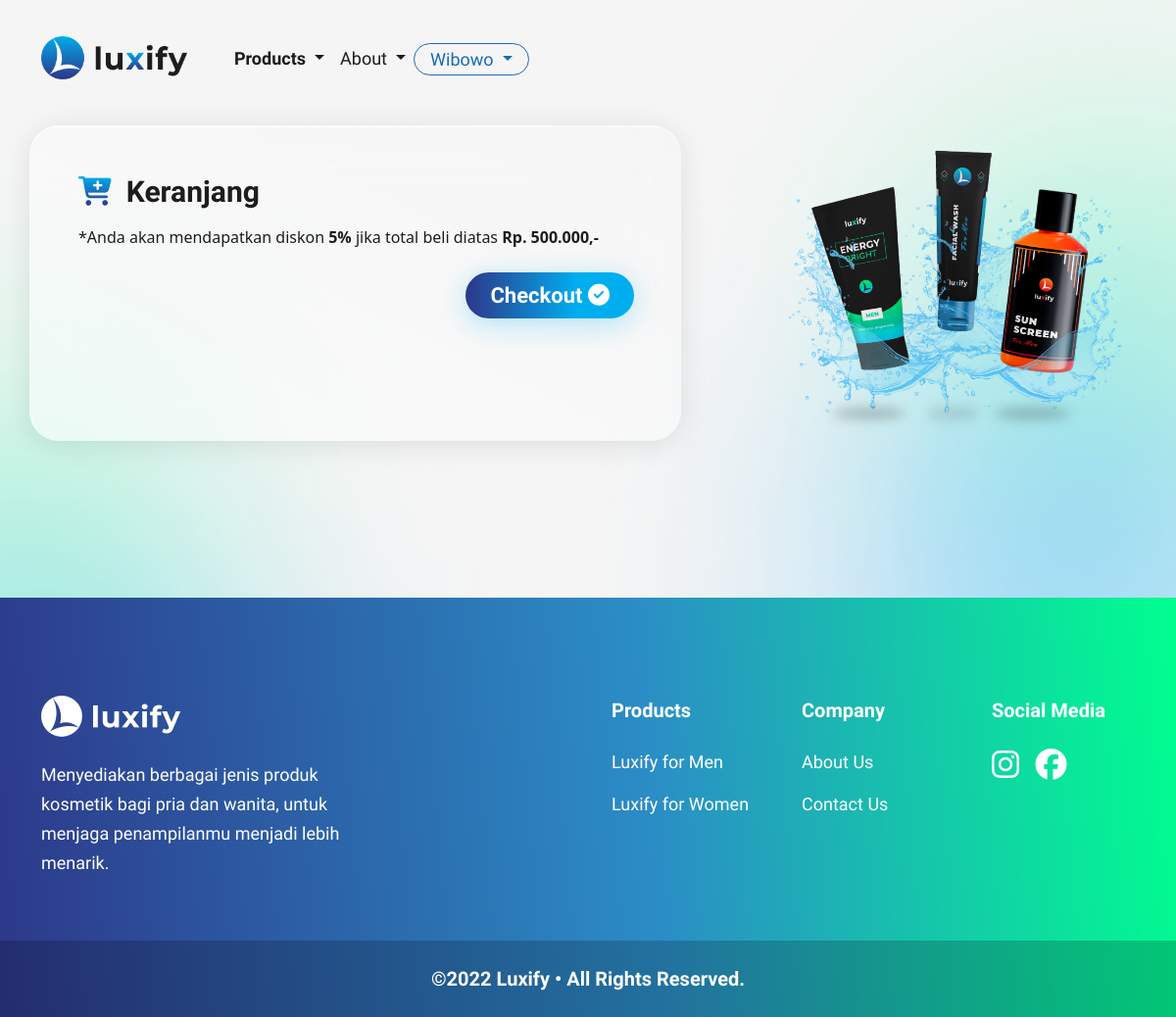
The page /cart/index.php (signed in) on the database as committed earlier.
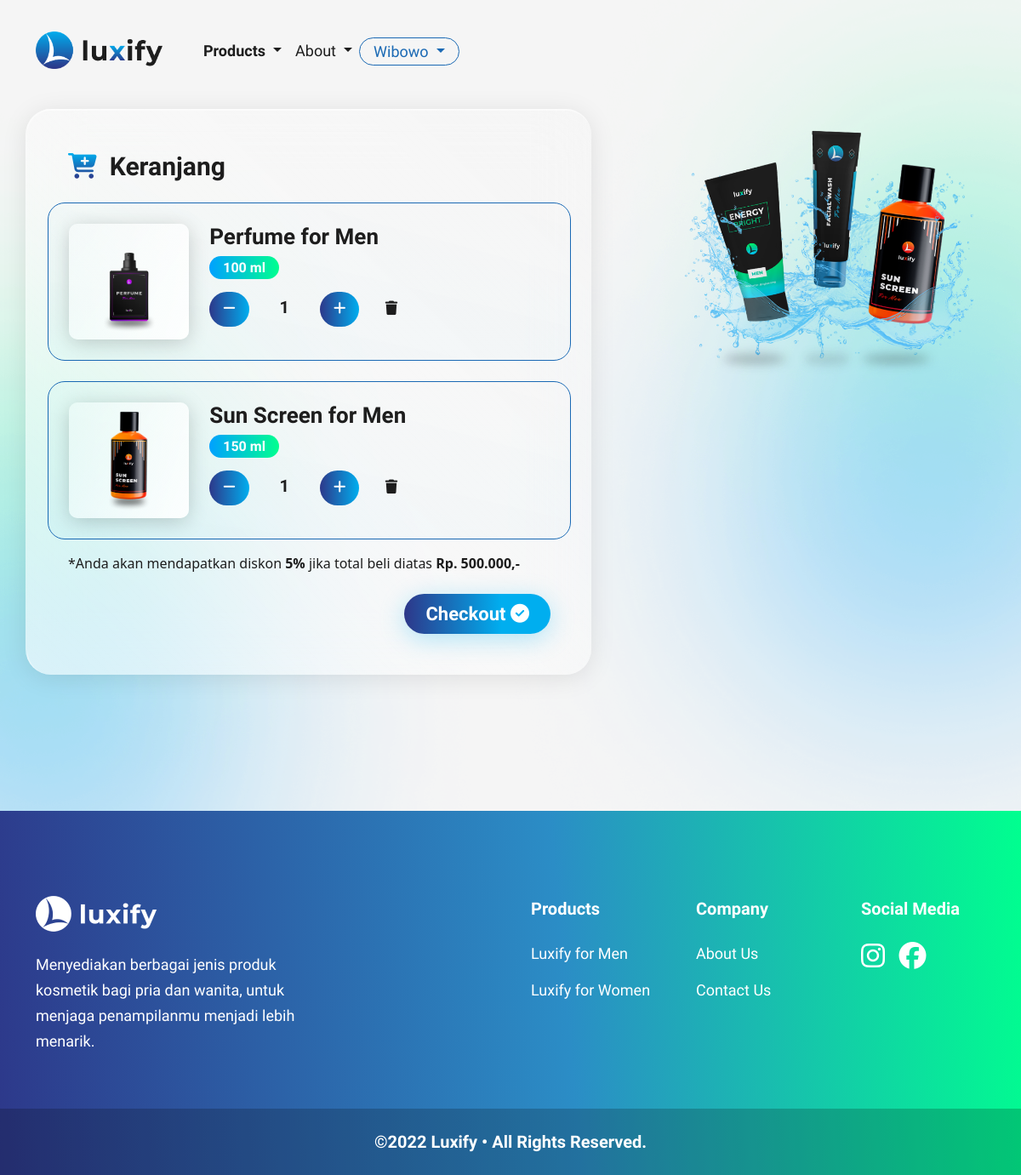
The same page on the database as committed later.
### tables this page shows
CREATE TABLE `carts` (
  `id` bigint(20) NOT NULL,
  `weights` varchar(255) NOT NULL,
  `quantity` int(11) NOT NULL,
  `product_id` bigint(20) NOT NULL,
  `transaction_id` bigint(20) DEFAULT NULL,
  `user_id` bigint(20) NOT NULL
);

CREATE TABLE `products` (
  `id` bigint(20) NOT NULL,
  `name` varchar(255) NOT NULL,
  `category` varchar(255) NOT NULL,
  `price` int(11) NOT NULL,
  `description` text NOT NULL
);

### cart/index.php (the view, shortened to what this page needs)
<?php
require_once '../connection.php';
$sql = "SELECT carts.quantity, products.id AS 'productID', carts.id AS 'cartID',
            products.category, products.name, products.price, carts.weights, galleries.image
            FROM `carts`
            INNER JOIN products ON products.id = carts.product_id
            INNER JOIN galleries ON products.id = galleries.product_id
            WHERE type='main' AND quantity > 0 AND transaction_id IS NULL
            GROUP BY products.id, carts.weights
            ORDER BY carts.id;";
$result = mysqli_query($conn, $sql);
$rows = [];
while ($row = mysqli_fetch_assoc($result)) {
   $rows[] = $row;
}
$username = $_SESSION['name'];
?>
<!DOCTYPE html>
<html lang="en">
<head>
   <link href="../libraries/bootstrap-5.1.3-dist/css/bootstrap.css" rel="stylesheet">
   <link href="../styles/main.css" rel="stylesheet">
   <link href="../styles/about.css" rel="stylesheet">
   <link href="../styles/cart.css" rel="stylesheet">
</head>
<body>
   <nav class="navbar navbar-expand-lg navbar-light">
      <div class="container py-4">
         <a class="navbar-brand" href="../index.php">
            <img src="../assets/images/luxify-logo-text.png" alt="" height="44">
         </a>
         <div class="collapse navbar-collapse" id="navbarSupportedContent">
            <ul class="navbar-nav me-auto mb-2 mb-lg-0 kopeey-menu">
               <li class="nav-item dropdown">
                  <a class="nav-link dropdown-toggle active" href="#" id="navbarProducts" role="button" data-bs-toggle="dropdown" aria-expanded="false">
                     Products
                  </a>
               </li>
               <li class="nav-item dropdown">
                  <a class="nav-link dropdown-toggle" href="#" id="navbarAbout" role="button" data-bs-toggle="dropdown" aria-expanded="false">
                     About
                  </a>
               </li>
               <li class="nav-item dropdown">
                  <div class="btn-outline-admin px-2 text-center">
                     <a class="nav-link dropdown-toggle" href="#" id="navbarUser" role="button" data-bs-toggle="dropdown" aria-expanded="false">
                        <?= $username ?>
                     </a>
                  </div>
               </li>
            </ul>
         </div>
      </div>
   </nav>
   <section class="kopeey-hero">
      <div class="container">
         <div class="row justify-content-center">
            <div class="col-12 col-lg-7 cart-card p-5" id="cartContainer">
               <div class="mb-3">
                  <h2>
                     <i class="fas fa-cart-plus"></i>
                     &nbsp;Keranjang
                  </h2>
               </div>
               <?php
               foreach ($rows as $cart) :
               ?>
                  <div class="row cart-item-container p-4 mt-4 gx-md-5">
                     <div class="col-sm-3 cart-image-container p-2 text-center">
                        <img src="../<?= $cart['image']; ?>" alt="Gambar Kopi" class="cart-image">
                     </div>
                     <div class="col-sm-9 mt-3 mt-sm-0">
                        <h4>
                           <a href="../details.php?id=<?= $cart['productID']; ?>">
                              <?= $cart['name'] . " for " . $cart['category']; ?>
                           </a>
                        </h4>
                        <div>
                           <span class="cart-label"><?= $cart['weights']; ?></span>
                        </div>
                        <div class="mt-3 align-items-end">
                           <span>
                              <button class="btn-plus-minus px-2 px-sm-3 py-1 py-sm-2" onclick="removeQuantity(<?= $cart['cartID']; ?>)">
                                 <i class="fas fa-minus"></i>
                              </button>
                           </span>
                           <span>
                              <input type="text" oninput="this.value = this.value.replace(/[^0-9.]/g, '').replace(/(\..*?)\..*/g, '$1');" onchange="changeQuantity(<?= $cart['cartID']; ?>)" size="2" class="quantity text-center" id="quantity-<?= $cart['cartID']; ?>" value="<?= $cart['quantity']; ?>">
                           </span>
                           <span>
                              <button class="btn-plus-minus px-2 px-sm-3 py-1 py-sm-2" onclick="addQuantity(<?= $cart['cartID']; ?>)">
                                 <i class="fas fa-plus"></i>
                              </button>
                           </span>
                           <span>
                              <button class="btn-delete px-2 px-sm-3 py-1 py-sm-2" onclick="deleteCart(<?= $cart['cartID']; ?>)">
                                 <i class="fas fa-trash"></i>
                              </button>
                           </span>
                        </div>
                     </div>
                  </div>
               <?php
               endforeach;
               ?>
               <p class="mt-3">
                  *Anda akan mendapatkan diskon <b>5%</b> jika total beli diatas <b>Rp. 500.000,-</b>
               </p>
               <div class="text-center text-sm-end mt-4">
                  <button type="button" id="btnCheckout" class="btn btn-checkout px-4" data-bs-toggle="modal" data-bs-target="#checkoutModal">
                     Checkout
                     <i class="fas fa-check-circle"></i>
                  </button>
               </div>
            </div>
            <div class="col-10 col-sm-12 col-lg-4 offset-lg-1 mt-5 text-center">
               <img src="../assets/images/hero-image.png" alt="" class="hero-image img-fluid">
            </div>
         </div>
      </div>
   </section>
   <section class="footer">
      <div class="container">
         <div class="row gx-sm-5">
            <div class="col-md-4 mb-5">
               <img src="../assets/images/luxify-logo-text-full-white.png" alt="" height="42">
               <p class="hero-paragraph mt-4">
                  Menyediakan berbagai jenis produk kosmetik bagi pria dan wanita, untuk menjaga penampilanmu menjadi lebih menarik.
               </p>
            </div>
            <div class="col-md-2 offset-md-2 mb-5">
               <div class="footer-group-name mb-4">
                  Products
               </div>
               <div class="footer-link mb-3">
                  <a href="../index.php#category-men" class="btn-arabica" id="btn-footer-arabica">Luxify for Men</a>
               </div>
               <div class="footer-link mb-3">
                  <a href="../index.php#category-women" class="btn-liberica" id="btn-footer-liberica">Luxify for Women</a>
               </div>
            </div>
            <div class="col-md-2 mb-5">
               <div class="footer-group-name mb-4">
                  Company
               </div>
               <div class="footer-link mb-3">
                  <a href="../about.php" target="_blank">About Us</a>
               </div>
               <div class="footer-link">
                  <a href="../contact.php" target="_blank">Contact Us</a>
               </div>
            </div>
            <div class="col-md-2 mb-5">
               <div class="footer-group-name mb-4">
                  Social Media
               </div>
               <div class="footer-link">
                  <a href="https://instagram.com" target="_blank">
                     <i class="fab fa-instagram"></i>
                  </a>
                  <a href="https://facebook.com" target="_blank">
                     <i class="fab fa-facebook"></i>
                  </a>
               </div>
            </div>
         </div>
      </div>
      <div class="footer-copyright text-center d-none d-sm-block">
         &copy;2022 <span>Luxify &bull;</span> All Rights Reserved.
      </div>
   </section>
</body>
</html>

### styles/main.css (style rules this page uses)
body { background: #F5F5F5 url("../assets/images/bg-blur.png") repeat center top; background-size: cover; color: #1d1d1d; }
.nav-link { color: #1d1d1d !important; transition: all 0.3s ease-in-out; }
.nav-link.active { color: #1d1d1d !important; font-weight: 700; }
.kopeey-menu { font-family: 'Maven Pro', sans-serif; font-size: 18px; font-weight: 500; margin-left: 24px; }
.hero-paragraph { font-family: 'Nunito Sans', sans-serif; font-size: 18px; font-weight: 400; line-height: 30px; }
.hero-image { max-width: 100%; height: auto; margin-top: -30px; animation: hero-image-margin-top 1.5s infinite alternate; }
.footer { background: linear-gradient(85.02deg, #2D388A 0%, #2B8DC6 55.21%, #00FF8F 100%); margin-top: 160px; padding-top: 100px; animation: bg-footer-animation 2s infinite alternate; }
.footer .hero-paragraph { color: white !important; }
.footer-group-name { font-family: 'Nunito Sans', sans-serif; font-size: 20px; font-weight: 700; color: white !important; }
.footer-link a { color: white; font-family: 'Nunito Sans', sans-serif; font-size: 18px; font-weight: 400; text-decoration: none; transition: all 0.3s ease-in-out; }
.footer-link a i { color: white; font-size: 32px; margin-right: 12px; transition: all 0.3s ease-in-out; }
.footer-copyright { font-family: 'Nunito Sans', sans-serif; font-size: 20px; font-weight: 700; color: white !important; background: rgba(0, 0, 0, 0.2); padding: 24px 0 24px; }
.footer-copyright span { font-weight: 700; }
.btn-outline-admin { background-color: transparent; border: 1px solid #1A69B4; border-radius: 30px; margin-top: 6px; transition: all 0.3s ease-in-out; }
.btn-outline-admin a { color: #1A69B4 !important; padding: 2px; }
@media only screen and (max-width: 1200px) { .footer { margin-top: 40px; } }

### styles/about.css (style rules this page uses)
body { background: #F5F5F5 url("../assets/images/bg-blur-3.png") no-repeat center top; background-size: cover; color: #1d1d1d; }
.footer { padding-top: 0; }
.footer-copyright { font-family: 'Nunito Sans', sans-serif; font-size: 20px; font-weight: 700; color: white !important; background: rgba(0, 0, 0, 0.2); }

### styles/cart.css (style rules this page uses)
.cart-card { background: linear-gradient(to right top, rgba(255, 255, 255, 0.6) 0%, rgba(255, 255, 255, 0.1) 100%); box-shadow: 0px 4px 30px -1px rgba(0, 0, 0, 0.1); backdrop-filter: blur(30px); border-radius: 30px; border-top: 2px solid rgba(255, 255, 255, 0.4); border-left: 2px solid rgba(255, 255, 255, 0.4); margin-top: 10px; }
.cart-card h2 { font-family: 'Maven Pro', sans-serif; font-size: 30px; font-weight: 700; }
.cart-card h2 i { background: -webkit-linear-gradient(#00AEEF, #2D388A); -webkit-background-clip: text; -webkit-text-fill-color: transparent; }
.cart-card h4 { font-family: 'Maven Pro', sans-serif; font-size: 26px; font-weight: 700; }
.cart-card h4 a { color: #1d1d1d; text-decoration: none; }
.cart-item-container { background: linear-gradient(to right top, rgba(0, 174, 239, .03) 0%, rgba(0, 174, 239, 0) 100%); border: 1px solid #1A69B4; border-radius: 20px; }
.cart-image-container { background: linear-gradient(116.86deg, rgba(255, 255, 255, 0.3) 0%, rgba(255, 255, 255, 0.9) 100%); box-shadow: 0px 4px 24px -1px rgba(0, 0, 0, 0.2); border-radius: 10px; }
.cart-image { max-height: 120px; }
.cart-label { width: fit-content; background: linear-gradient(90deg, #00A1FF 0%, #00FF8F 100%); border: 0; border-radius: 30px; color: white; cursor: text; font-family: 'Maven Pro', sans-serif; font-size: 16px; font-weight: 700; padding-top: 4px; padding-bottom: 4px; padding-left: 16px; padding-right: 16px; }
.btn-plus-minus { background-image: linear-gradient(to right, #2D388A, #00AEEF); border: none; border-radius: 24px; color: white; font-family: 'Nunito Sans', sans-serif; font-size: 16.5px; font-weight: 600; }
.quantity { background-color: rgba(0, 0, 0, 0); border: 0; color: #1d1d1d; font-family: 'Nunito Sans', sans-serif; font-size: 20px; font-weight: 600; }
.btn-delete { background:rgba(0, 0, 0, 0); border: 0; border-radius: 24px; color: #1d1d1d; font-family: 'Nunito Sans', sans-serif; font-size: 16.5px; font-weight: 600; margin-left: 10px; }
.btn-checkout { background-image: linear-gradient(to right, #2D388A, #00AEEF, #00AEEF, #2D388A); background-position: left; background-size: 200%; border-radius: 32px; box-shadow: 0 6px 30px 0px rgba(0, 174, 239, 0.3); color: white; font-family: 'Nunito Sans', sans-serif; font-size: 22px; font-weight: 700; transition: all 0.3s ease-in-out; }
.footer { margin-top: 160px; padding-top: 100px; }

Rows that differ between the two databases and show on the page:
added carts: shows a picture, product.name "Perfume", product.category "Men", weights "100 ml", quantity "1"
added carts: shows a picture, product.name "Sun Screen", product.category "Men", weights "150 ml", quantity "1"
